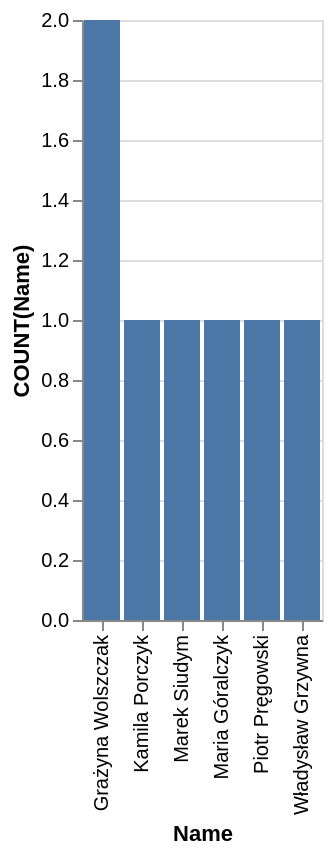

Vega-Lite specification stored for this chart:
### Vega-Lite specification from a JSON file in a GitHub repository (floating-point values rounded to 4 significant figures)
{"data": {"values": [{"x_data": "Grażyna Wolszczak", "y_data": 2}, {"x_data": "Kamila Porczyk", "y_data": 1}, {"x_data": "Marek Siudym", "y_data": 1}, {"x_data": "Maria Góralczyk", "y_data": 1}, {"x_data": "Piotr Pręgowski", "y_data": 1}, {"x_data": "Władysław Grzywna", "y_data": 1}]}, "mark": "bar", "encoding": {"x": {"field": "x_data", "type": "nominal", "title": "Name", "sort": "ascending"}, "y": {"field": "y_data", "type": "quantitative", "title": "COUNT(Name)"}}}
